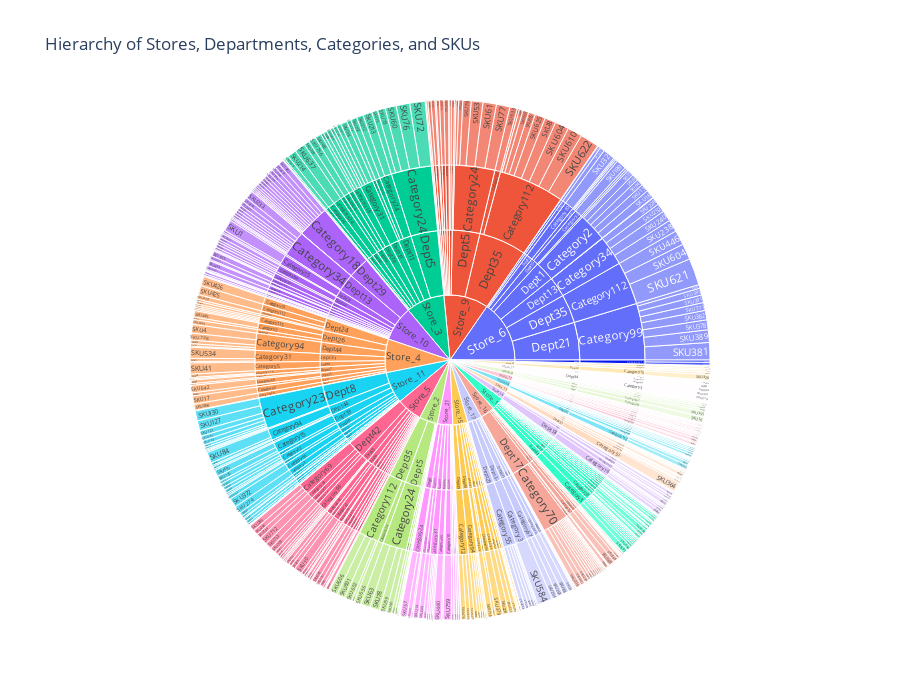

The code cell stored with this chart in its notebook:
### Code cell
fig = px.sunburst(
    df,
    path=['Store', 'DEPARTMENT', 'CATEGORY', 'SKU'],
    values='Units_Sold',  # You can also use Total_Revenue if you prefer
    title="Hierarchy of Stores, Departments, Categories, and SKUs",
    height=700
)
fig.show()

### Figure 1 — Plotly figure (JSON) as saved in the notebook; plotly's stock layout.template omitted (floating-point values rounded to 4 significant figures; data arrays with more than 128 entries replaced by an {"elided": "..."} marker saying what was removed)
{"data": [{"branchvalues": "total", "domain": {"x": [0, 1], "y": [0, 1]}, "hovertemplate": "labels=%{label}<br>Units_Sold=%{value}<br>parent=%{parent}<br>id=%{id}<extra></extra>", "ids": {"elided": "987 str values"}, "labels": {"elided": "987 str values"}, "name": "", "parents": {"elided": "987 str values"}, "type": "sunburst", "values": {"elided": "987 int values"}}], "layout": {"height": 700, "legend": {"tracegroupgap": 0}, "title": {"text": "Hierarchy of Stores, Departments, Categories, and SKUs"}}}
